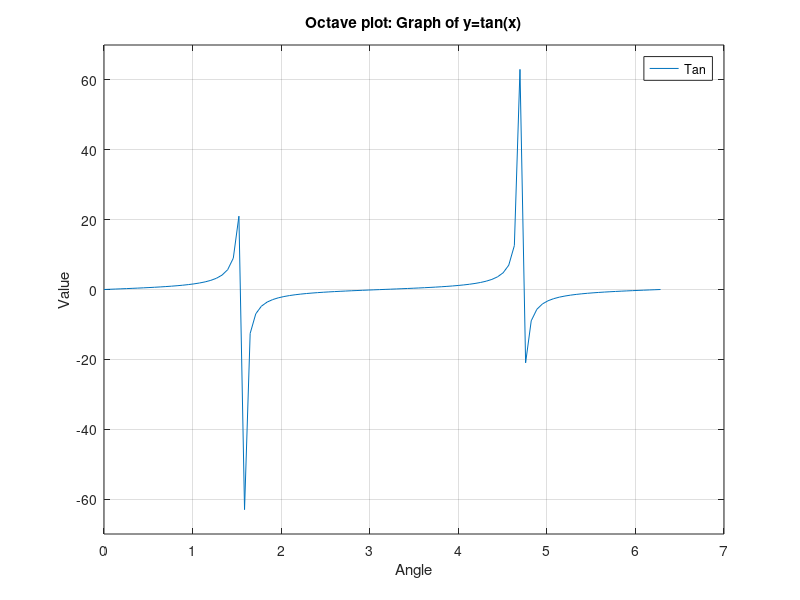

Write the MATLAB code that produced this figure.
# Script # plotting graphs plot(x,y) angles 60 degrees
cd /Users/pauline/Documents/Octave
angles=linspace(0,2*pi,100);
figure
plot(angles, tan(angles))
    grid on
    axis([0 7 -70 70])
    title('Octave plot: Graph of y=tan(x)')
    xlabel('Angle')
    ylabel('Value')
    grid on
    legend('Tan')
print('plot_tan.jpg','-djpg','-r300')
